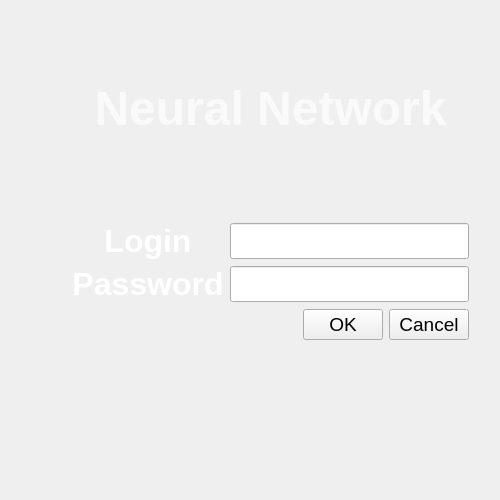
<?xml version="1.0" encoding="UTF-8"?>
<ui version="4.0">
 <class>auth</class>
 <widget class="QWidget" name="auth">
  <property name="geometry">
   <rect>
    <x>0</x>
    <y>0</y>
    <width>500</width>
    <height>500</height>
   </rect>
  </property>
  <property name="windowTitle">
   <string>Authorization</string>
  </property>
  <widget class="QLabel" name="background">
   <property name="geometry">
    <rect>
     <x>0</x>
     <y>0</y>
     <width>500</width>
     <height>500</height>
    </rect>
   </property>
   <property name="sizePolicy">
    <sizepolicy hsizetype="Preferred" vsizetype="Preferred">
     <horstretch>0</horstretch>
     <verstretch>0</verstretch>
    </sizepolicy>
   </property>
   <property name="text">
    <string>&lt;html&gt;&lt;head/&gt;&lt;body&gt;&lt;p&gt;&lt;img src=&quot;:/picture/img/640.jpg&quot;/&gt;&lt;/p&gt;&lt;/body&gt;&lt;/html&gt;</string>
   </property>
  </widget>
  <widget class="QWidget" name="layoutWidget">
   <property name="geometry">
    <rect>
     <x>0</x>
     <y>0</y>
     <width>541</width>
     <height>501</height>
    </rect>
   </property>
   <layout class="QGridLayout" name="gridLayout">
    <item row="8" column="0" colspan="7">
     <spacer name="verticalSpacer_3">
      <property name="orientation">
       <enum>Qt::Vertical</enum>
      </property>
      <property name="sizeHint" stdset="0">
       <size>
        <width>20</width>
        <height>40</height>
       </size>
      </property>
     </spacer>
    </item>
    <item row="2" column="0" colspan="7">
     <spacer name="verticalSpacer_2">
      <property name="orientation">
       <enum>Qt::Vertical</enum>
      </property>
      <property name="sizeHint" stdset="0">
       <size>
        <width>20</width>
        <height>40</height>
       </size>
      </property>
     </spacer>
    </item>
    <item row="3" column="6" rowspan="5">
     <spacer name="horizontalSpacer">
      <property name="orientation">
       <enum>Qt::Horizontal</enum>
      </property>
      <property name="sizeHint" stdset="0">
       <size>
        <width>40</width>
        <height>20</height>
       </size>
      </property>
     </spacer>
    </item>
    <item row="5" column="4" rowspan="3">
     <widget class="QPushButton" name="OK">
      <property name="font">
       <font>
        <pointsize>14</pointsize>
       </font>
      </property>
      <property name="text">
       <string>OK</string>
      </property>
     </widget>
    </item>
    <item row="1" column="0" colspan="7">
     <widget class="QLabel" name="title_NN">
      <property name="text">
       <string>&lt;html&gt;&lt;head/&gt;&lt;body&gt;&lt;p align=&quot;center&quot;&gt;&lt;span style=&quot; font-size:36pt; font-weight:600; color:#fafafa;&quot;&gt;Neural Network&lt;/span&gt;&lt;/p&gt;&lt;/body&gt;&lt;/html&gt;</string>
      </property>
     </widget>
    </item>
    <item row="5" column="5" rowspan="3">
     <widget class="QPushButton" name="Cancel">
      <property name="font">
       <font>
        <pointsize>14</pointsize>
       </font>
      </property>
      <property name="text">
       <string>Cancel</string>
      </property>
     </widget>
    </item>
    <item row="9" column="0" colspan="7">
     <spacer name="verticalSpacer_5">
      <property name="orientation">
       <enum>Qt::Vertical</enum>
      </property>
      <property name="sizeHint" stdset="0">
       <size>
        <width>20</width>
        <height>40</height>
       </size>
      </property>
     </spacer>
    </item>
    <item row="0" column="0" colspan="7">
     <spacer name="verticalSpacer">
      <property name="orientation">
       <enum>Qt::Vertical</enum>
      </property>
      <property name="sizeHint" stdset="0">
       <size>
        <width>20</width>
        <height>40</height>
       </size>
      </property>
     </spacer>
    </item>
    <item row="4" column="1" colspan="2">
     <widget class="QLabel" name="title_Pas">
      <property name="text">
       <string>&lt;html&gt;&lt;head/&gt;&lt;body&gt;&lt;p align=&quot;center&quot;&gt;&lt;span style=&quot; font-size:24pt; font-weight:600; color:#ffffff;&quot;&gt;Password&lt;/span&gt;&lt;/p&gt;&lt;/body&gt;&lt;/html&gt;</string>
      </property>
     </widget>
    </item>
    <item row="3" column="1" colspan="2">
     <widget class="QLabel" name="title_Log">
      <property name="font">
       <font>
        <pointsize>24</pointsize>
       </font>
      </property>
      <property name="text">
       <string>&lt;html&gt;&lt;head/&gt;&lt;body&gt;&lt;p align=&quot;center&quot;&gt;&lt;span style=&quot; font-size:24pt; font-weight:600; color:#ffffff;&quot;&gt;Login&lt;/span&gt;&lt;/p&gt;&lt;/body&gt;&lt;/html&gt;</string>
      </property>
     </widget>
    </item>
    <item row="3" column="0" rowspan="5">
     <spacer name="verticalSpacer_4">
      <property name="orientation">
       <enum>Qt::Horizontal</enum>
      </property>
      <property name="sizeHint" stdset="0">
       <size>
        <width>40</width>
        <height>20</height>
       </size>
      </property>
     </spacer>
    </item>
    <item row="4" column="3" colspan="3">
     <widget class="QLineEdit" name="auth_password">
      <property name="font">
       <font>
        <pointsize>18</pointsize>
       </font>
      </property>
      <property name="inputMethodHints">
       <set>Qt::ImhNone</set>
      </property>
      <property name="inputMask">
       <string/>
      </property>
      <property name="text">
       <string/>
      </property>
     </widget>
    </item>
    <item row="3" column="3" colspan="3">
     <widget class="QLineEdit" name="auth_login">
      <property name="font">
       <font>
        <pointsize>18</pointsize>
       </font>
      </property>
     </widget>
    </item>
    <item row="5" column="3" rowspan="3">
     <spacer name="horizontalSpacer_3">
      <property name="orientation">
       <enum>Qt::Horizontal</enum>
      </property>
      <property name="sizeHint" stdset="0">
       <size>
        <width>40</width>
        <height>20</height>
       </size>
      </property>
     </spacer>
    </item>
    <item row="5" column="1" rowspan="3" colspan="2">
     <spacer name="horizontalSpacer_2">
      <property name="orientation">
       <enum>Qt::Horizontal</enum>
      </property>
      <property name="sizeHint" stdset="0">
       <size>
        <width>40</width>
        <height>20</height>
       </size>
      </property>
     </spacer>
    </item>
   </layout>
  </widget>
 </widget>
 <resources/>
 <connections/>
</ui>
